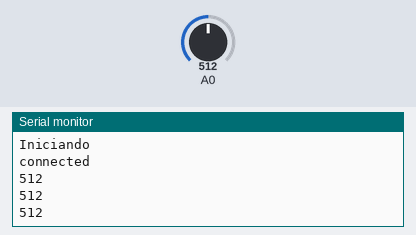
The sketch below on a simulated ESP8266 (NodeMCU). On the bench: the last lines printed to the serial monitor. The test bench sets the inputs (shaded band); at power-on: A0 = 512. WiFi joins after 1.5 s; servers stay silent unless stated; no MQTT or app messages arrive unless stated.

Above: at 2.7 s.
2.8 s: A0 set to 716
At 3.5 s:
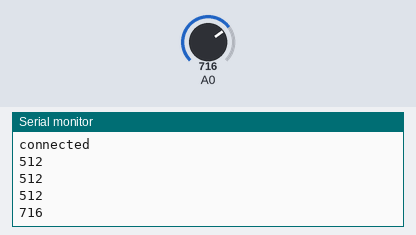
4.3 s: A0 set to 900
At 5.0 s:
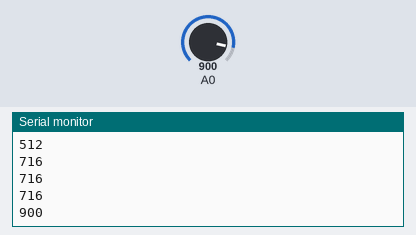
Timing chart, 0 to 7.3 s (numbered marks = the images above; inputs shaded):
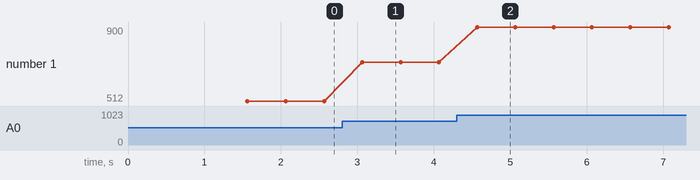

The sketch:

demo.ino
```cpp
#include <ESP8266WiFi.h>
#include <PubSubClient.h>

//Change for your WiFi Credentials
const char* ssid = "SSID";
const char* password = "PASSWORD";

// Use broker.hivemq.com
const char* mqtt_server = "52.29.42.5";
const char* keyDevice = "SENSORGAS01";

WiFiClient espClient;
PubSubClient client(espClient);
long lastMsg = 0;
char msg[50];
int value = 0;

void setup() {

  Serial.begin(9600);
  Serial.setTimeout(15000);
  Serial.println("Iniciando");

  setup_wifi();

  client.setServer(mqtt_server, 1883);
  client.setCallback(callback);


}
void callback(char* topic, byte* payload, unsigned int length) {
  Serial.println("Mensaje recibido");
}
void setup_wifi() {

  delay(10);
  Serial.begin(9600);
  WiFi.begin(ssid, password);

  while (WiFi.status() != WL_CONNECTED) {
    delay(500);
  }
}

void reconnect() {

  while (!client.connected()) {

    if (client.connect(keyDevice)) {
      Serial.println("connected");
    } else {
      delay(5000);
    }
  }
}

void loop() {
  if (!client.connected()) {
    reconnect();
  }
  client.loop();

  int valor = analogRead(0);
  Serial.println(valor);
  snprintf (msg, 75, "%ld", valor);

  client.publish("NIVELGAS",msg);

  delay(500);


}
```

Measured:
- after the input at 2.8 s, the serial monitor: prints a new line after 0.27 s (image 1)
- after the input at 4.3 s, the serial monitor: prints a new line after 0.27 s (image 2)
- plotted number 1: 512 → 716 after the input at 2.8 s, 716 → 900 after the input at 4.3 s
